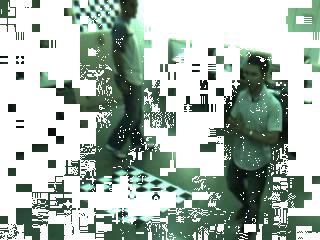
//> input picture FSIV/Practica5/captura0.png, 320 x 240 px
$ ./analisis captura0.png   (built with g++ and OpenCV 4)
//> lines starting //> are read from the running program, lines starting //| are printed output that depends on the picture; after the words box and inside, x2 and y2 are one past the last pixel; in counts of white or black regions, pixels touching at a corner belong together
/*!
  Miguel Díaz Gil

  Prácticas de Visión Artificial.

  Práctica 5: Análisis granulométrico

  OpenCV

  Para compilar, puedes ejecutar:
    g++ -Wall -o analisis analisis.cc `pkg-config opencv --cflags --libs`

*/

//#include <stdio.h>
//#include <ctype.h>
//#include <stdlib.h>
#include <unistd.h>
#include <iostream>
#include <exception>
#include <vector>
//#include "analisis.hpp"

//Includes para OpenCV
#include <opencv2/core/core.hpp>
#include <opencv2/highgui/highgui.hpp>
#include <opencv2/imgproc/imgproc.hpp>

#define MAX_KERNEL_LENGTH 31;

using namespace cv;

/*!\brief Define los parámetro opcionales de tu programa.

*/
struct CLIParams
{
  CLIParams ()
    : fcorte(0.5), //Valores por defecto de los argumentos opcionales.
      blur(3),
      ecualizacion(false),
      orden(2),
      ganancia(1.0)
    {}
  float fcorte;
  int blur;
  bool ecualizacion;
  int orden;
  float ganancia;
};

/*!\brief Muestra la ayuda del programa.
  \arg[in] progname es el nombre del programa en la cli.
*/
// [13 lines left out: function mostrarUso, not called in this run]

/*!\brief Parsea la linea de comandos.
  \arg[in] argc es el número de argumentos en la línea.
  \arg[in] argv son los argumentos de la línea.
  \arg[out] params son los parámetros opcionales parseados.
  \return El índice del primer argumento no opcional de la línea.
  \warning Esta función no retorna si hay algún error en la cli.
*/
static int
parseCLI (int argc, char* const* argv, CLIParams& params) throw ()
{
//> called with argc = 2
  // Esta es una forma habitual de recoger argumentos con getopt
  // se usa una iteracion y cada elemento se pasa por un switch-case
  int opcion;
  while ((opcion = getopt (argc, argv, "hn:b:er:g:")) != -1)
  {
    switch (opcion)
    {

      case 'h':
	mostrarUso(argv[0]);
	exit (EXIT_SUCCESS);
	break;

      case 'n':
	params.orden = atoi(optarg);
	break;

      case 'b':
        params.blur = atoi(optarg);
        break;

      case 'e':
        params.ecualizacion = true;
        break;

      case 'r':
      	params.fcorte = atof(optarg);
      	break;

      case 'g':
      	params.ganancia = atof(optarg);
      	break;

      case '?': // en caso de error getopt devuelve el caracter ?

	if (isprint (optopt))
	  std::cerr << "Error: Opción desconocida \'" << optopt
	    << "\'" << std::endl;
	else
	  std::cerr << "Error: Caracter de opcion desconocido \'x" << std::hex << optopt
	    << "\'" << std::endl;
	mostrarUso(argv[0]);
	exit (EXIT_FAILURE);

	// en cualquier otro caso lo consideramos error grave y salimos
      default:
	std::cerr << "Error: línea de comandos errónea." << std::endl;
	mostrarUso(argv[0]);
	exit(EXIT_FAILURE);
    }  // case

  }// while
  return optind;
}

void aplicarMascara(Mat &imagen, Mat &canalIluminacion);
void calcularHistograma(vector <int> &histograma, const Mat imagen, const Mat mask);
void normalizarHistograma(vector <int> &histograma);
void ecualizacion(Mat &imagen, vector<int> histograma, Mat mask);

int
main (int argc, char* const* argv)
{
  int retCode=EXIT_SUCCESS;

  try {
    CLIParams params;

    int argOpt = parseCLI(argc, argv, params);

    std::cout << std::endl;
    std::cout << "Los parámetros opcionales son:" << std::endl;
    std::cout << "-e\t" << ((params.ecualizacion)?"True":"False") << std::endl;
    std::cout << "-b\t" << '\"' << params.blur << '\"' << std::endl;

    std::cout << "Hay " << argc-argOpt << " parámetros obligados que son: " << std::endl;

    for (int i = argOpt; i<argc; ++i)
      std::cout << '\"' << argv[i] << '\"' << std::endl;
    std::cout << std::endl;

	using namespace std;
	using namespace cv;

	//Inicialización de variables
	char *nombre;
	Mat imagen, imagenHSV, canalIluminacion, mask;
	vector <Mat> canales; //Vector para almacenar canales
	vector<vector<Point> > contours;
	vector<Vec4i> hierarchy;
	vector<int> histograma(256);

	nombre=argv[argOpt];

	//Lectura de la imagen
	imagen = imread(nombre,-1);
//> imagen is the input picture: 240 rows x 320 cols, CV_8UC3; mean B, G, R 174.9, 184.6, 169.9

	//Comprobamos que la imagen se ha leído de manera correcta
	if (!imagen.data)
	{
		cout << "Error al leer la imagen" << endl;
		exit(EXIT_FAILURE);
	}

	//Convertimos la imagen al espacio de color indicado si la imagen tiene 3 canales
	const int channels = imagen.channels();
//> channels = 3
	if(channels == 3)
	{
			cvtColor(imagen, imagenHSV, CV_BGR2HSV);
//> imagenHSV: 240 rows x 320 cols, CV_8UC3; mean H, S, V 31.2, 41.6, 184.6
			split(imagenHSV, canales);
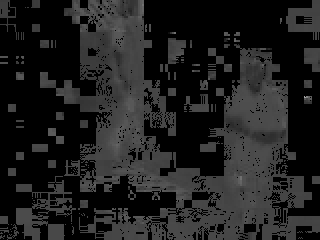
//> canales[0]: 240 rows x 320 cols, CV_8UC1; min 0, max 165, mean 31.2
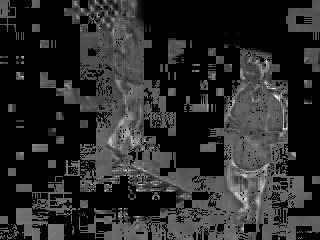
//> canales[1]: 240 rows x 320 cols, CV_8UC1; min 0, max 255, mean 41.6
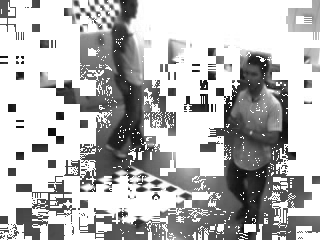
//> canales[2]: 240 rows x 320 cols, CV_8UC1; min 11, max 255, mean 184.6
      			canales[2].copyTo(canalIluminacion);
      	}
	else if (channels == 1)
		imagen.copyTo(canalIluminacion);

	switch(params.blur)
	{
		case 0:
       			blur( canalIluminacion, canalIluminacion, Size( 3, 3 ), Point(-1,-1) );
			break;

		case 1:
			GaussianBlur( canalIluminacion, canalIluminacion, Size( 3, 3 ),0,0);
        		break;

        	case 2:
         		medianBlur ( canalIluminacion, canalIluminacion, 3 );
         		break;

         	default: cout << "Ningún filtro válido seleccionado." << endl;
       			//blur( canalIluminacion, canalIluminacion, Size( 3, 3 ), Point(-1,-1) );
			break;
	}

	if(params.ecualizacion)
	{
		//Calculamos el histograma de la imagen de entrada
		cout << "Calculando histograma..." << endl;
		calcularHistograma(histograma,canalIluminacion,mask);
		cout << "Normalizando histograma..." << endl;
		normalizarHistograma(histograma);
		cout << "Ecualizando imagen..." << endl;
		ecualizacion(canalIluminacion,histograma,mask);
	}

/*										SEGMENTACIÓN
	Los métodos del valor umbral separan los objetos de la imagen que nos interesan del resto. Como todos los métodos de segmentación, se trata de asignar cada píxel a un cierto 		grupo (segmento). La pertenencia de un píxel a dicho grupo se basa en su nivel de gris.

 										OTSU
	El filtro Otsu utiliza técnicas estadísticas. En concreto, se utiliza la variancia, que es una medida de la dispersión de los niveles de gris.
   	El método de Otsu calcula el valor umbral de forma que la dispersión dentro de cada segmento sea lo más pequeña posible, pero al mismo tiempo la dispersión sea lo más alta 		posible entre segmentos diferentes. Para ello se calcula el cociente entre ambas variancias y se busca un valor umbral para el que este cociente sea máximo.

   										OPENING
   	La operación morfológica Opening realiza una erosión y posteriormente una dilatación. De esta manera conseguimos quitar los claros menos significativos alrededor de los oscuros 		y conseguimos separar granos.

*/

	threshold(canalIluminacion, canalIluminacion,0 , 255, THRESH_OTSU+THRESH_BINARY_INV); //Aplico la técnica de umbralización Otsu
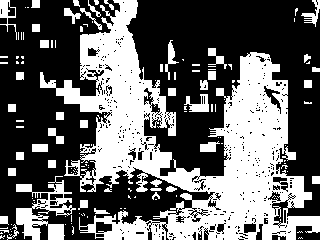
//> canalIluminacion: 240 rows x 320 cols, CV_8UC1; 39.7% white; 139 white regions (96 under 20 px), largest, box (x1, y1, x2, y2) and area: (40, 0, 320, 240) 25148, (16, 176, 76, 240) 1549, (184, 94, 209, 112) 243

	imshow("OTSU", canalIluminacion);
	waitKey(0);

	Mat element = Mat::ones(3, 3, CV_8UC1); //Creo un elemento estructural

	morphologyEx(canalIluminacion, canalIluminacion, MORPH_OPEN, element ); //Operación morfológica opening (erosión + dilatación)
	//morphologyEx(canalIluminacion, canalIluminacion, MORPH_BLACKHAT, element ); //Operación blackhat
	erode(canalIluminacion, canalIluminacion, element); //Operación morfológica erosión
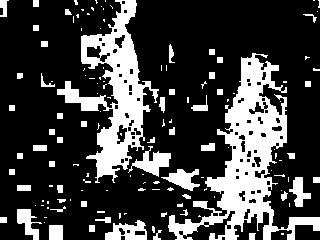
//> canalIluminacion: 240 rows x 320 cols, CV_8UC1; 24.9% white; 136 white regions (83 under 20 px)
	imshow("Imagen procesada", canalIluminacion);
	waitKey(0);

	findContours(canalIluminacion, contours, hierarchy, CV_RETR_TREE, CV_CHAIN_APPROX_SIMPLE, Point(0, 0)); //Busca contornos (vector de puntos) en la imagen procesada generada
//> contours = 209 contours, 130 with area under 20; largest, box (x1, y1, x2, y2) and area: (168, 53, 320, 240) 8416, (57, 0, 159, 183) 6056, (105, 220, 147, 240) 521, (128, 146, 171, 177) 470, (161, 169, 200, 191) 362

	cout << "El número de 'granos' es " << hierarchy.size() << endl;
//| El número de 'granos' es 209

	aplicarMascara(imagen, canalIluminacion);

	imshow("Imagen", imagen);
	waitKey(0);
  }
  catch (std::exception& e)
  {
    std::cerr << "Capturada excepcion: " << e.what() << std::endl;
    retCode = EXIT_FAILURE;
  }
  return retCode;
}

void aplicarMascara(Mat &imagen, Mat &canalIluminacion)
{
	int i, j;

	for(i=0; i<imagen.rows; i++)
	{
		for(j=0; j<imagen.cols; j++)
		{
			if(canalIluminacion.at<uchar>(i, j) != 0)
			{
				imagen.at<Vec3b>(i, j)[2]=255;
			}
		}
	}
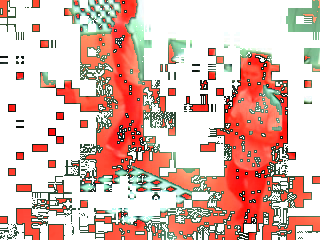
//> imagen: 240 rows x 320 cols, CV_8UC3; mean B, G, R 174.9, 184.6, 220.6
}

//Función que calcula el histograma de una imagen considerando la máscara, si la hubiera, y lo almacena en un vector.
// [113 lines left out: functions calcularHistograma, normalizarHistograma, ecualizacion, not called in this run]

$ run again, on FSIV/Practica5/captura2.png
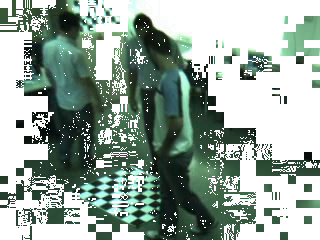
//> input picture FSIV/Practica5/captura2.png, 320 x 240 px
//> imagen is the input picture: 240 rows x 320 cols, CV_8UC3; mean B, G, R 158, 167.6, 151.4
//> imagenHSV: 240 rows x 320 cols, CV_8UC3; mean H, S, V 38, 50.7, 167.7
//> `erode(canalIluminacion, canalIluminacion, element);`:
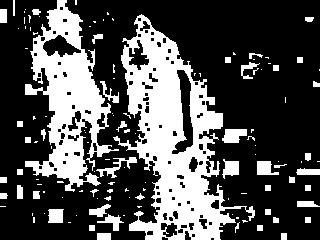
//> canalIluminacion: 240 rows x 320 cols, CV_8UC1; 30.7% white; 124 white regions (76 under 20 px)
//> contours = 217 contours, 130 with area under 20; largest, box (x1, y1, x2, y2) and area: (113, 14, 255, 240) 14016, (25, 0, 119, 192) 7974, (171, 69, 194, 155) 886, (42, 34, 82, 58) 504, (128, 39, 150, 71) 352
//| El número de 'granos' es 217
//> after the loop in aplicarMascara, `for(i=0; i<imagen.rows; i++)`:
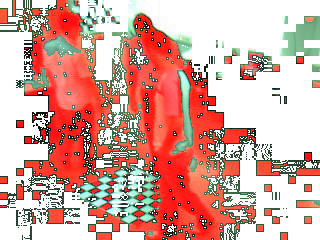
//> imagen: 240 rows x 320 cols, CV_8UC3; mean B, G, R 158, 167.6, 216.4

$ run again, on FSIV/Practica5/captura3.png
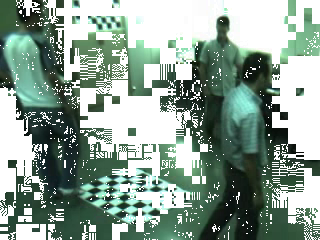
//> input picture FSIV/Practica5/captura3.png, 320 x 240 px
//> imagen is the input picture: 240 rows x 320 cols, CV_8UC3; mean B, G, R 149.2, 160.7, 141.1
//> imagenHSV: 240 rows x 320 cols, CV_8UC3; mean H, S, V 43, 55.9, 160.7
//> `erode(canalIluminacion, canalIluminacion, element);`:
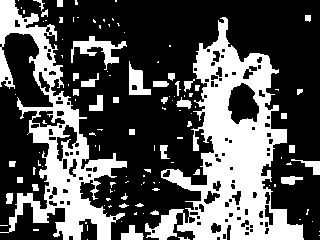
//> canalIluminacion: 240 rows x 320 cols, CV_8UC1; 33.2% white; 119 white regions (79 under 20 px)
//> contours = 230 contours, 142 with area under 20; largest, box (x1, y1, x2, y2) and area: (145, 17, 304, 240) 15138, (0, 0, 127, 240) 9130, (227, 82, 260, 125) 942, (71, 36, 127, 70) 500, (56, 124, 78, 162) 389
//| El número de 'granos' es 230
//> after the loop in aplicarMascara, `for(i=0; i<imagen.rows; i++)`:
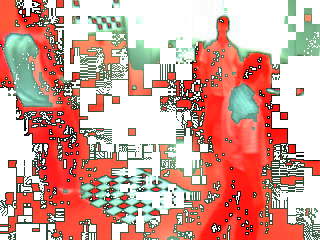
//> imagen: 240 rows x 320 cols, CV_8UC3; mean B, G, R 149.2, 160.7, 210.6

$ run again, on FSIV/Practica5/captura4.png
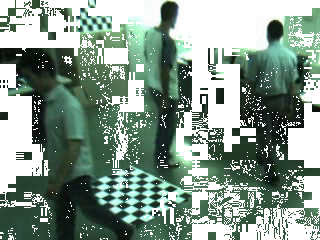
//> input picture FSIV/Practica5/captura4.png, 320 x 240 px
//> imagen is the input picture: 240 rows x 320 cols, CV_8UC3; mean B, G, R 141.5, 153.3, 134.2
//> imagenHSV: 240 rows x 320 cols, CV_8UC3; mean H, S, V 44.5, 57.3, 153.3
//> `erode(canalIluminacion, canalIluminacion, element);`:
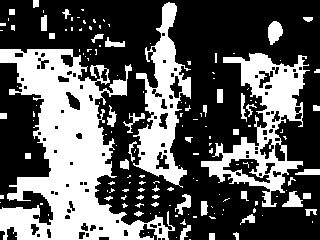
//> canalIluminacion: 240 rows x 320 cols, CV_8UC1; 35.8% white; 155 white regions (109 under 20 px)
//> contours = 250 contours, 169 with area under 20; largest, box (x1, y1, x2, y2) and area: (0, 49, 175, 240) 14638, (201, 53, 310, 207) 6286, (133, 2, 191, 188) 4572, (222, 158, 271, 184) 538, (268, 21, 283, 45) 226
//| El número de 'granos' es 250
//> after the loop in aplicarMascara, `for(i=0; i<imagen.rows; i++)`:
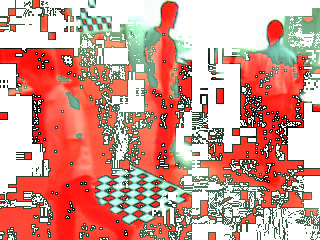
//> imagen: 240 rows x 320 cols, CV_8UC3; mean B, G, R 141.5, 153.3, 209.6
